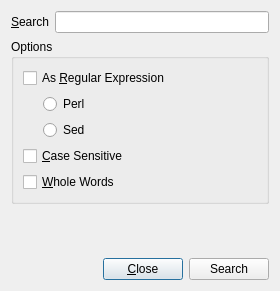
<?xml version="1.0" encoding="UTF-8"?>
<ui version="4.0">
 <class>SearchDialog</class>
 <widget class="QDialog" name="SearchDialog">
  <property name="geometry">
   <rect>
    <x>0</x>
    <y>0</y>
    <width>280</width>
    <height>291</height>
   </rect>
  </property>
  <property name="windowTitle">
   <string>Dialog</string>
  </property>
  <layout class="QVBoxLayout" name="verticalLayout_2">
   <item>
    <layout class="QHBoxLayout" name="horizontalLayout">
     <item>
      <widget class="QLabel" name="label">
       <property name="text">
        <string>&amp;Search</string>
       </property>
       <property name="buddy">
        <cstring>search</cstring>
       </property>
      </widget>
     </item>
     <item>
      <widget class="QLineEdit" name="search"/>
     </item>
    </layout>
   </item>
   <item>
    <widget class="QGroupBox" name="groupBox">
     <property name="title">
      <string>Options</string>
     </property>
     <layout class="QVBoxLayout" name="verticalLayout">
      <item>
       <widget class="QCheckBox" name="checkBox">
        <property name="text">
         <string>As &amp;Regular Expression</string>
        </property>
       </widget>
      </item>
      <item>
       <layout class="QHBoxLayout" name="horizontalLayout_3">
        <item>
         <spacer name="horizontalSpacer_2">
          <property name="orientation">
           <enum>Qt::Orientation::Horizontal</enum>
          </property>
          <property name="sizeType">
           <enum>QSizePolicy::Policy::Fixed</enum>
          </property>
          <property name="sizeHint" stdset="0">
           <size>
            <width>20</width>
            <height>20</height>
           </size>
          </property>
         </spacer>
        </item>
        <item>
         <widget class="QRadioButton" name="perl">
          <property name="text">
           <string>Perl</string>
          </property>
         </widget>
        </item>
       </layout>
      </item>
      <item>
       <layout class="QHBoxLayout" name="horizontalLayout_4">
        <item>
         <spacer name="horizontalSpacer_3">
          <property name="orientation">
           <enum>Qt::Orientation::Horizontal</enum>
          </property>
          <property name="sizeType">
           <enum>QSizePolicy::Policy::Fixed</enum>
          </property>
          <property name="sizeHint" stdset="0">
           <size>
            <width>20</width>
            <height>20</height>
           </size>
          </property>
         </spacer>
        </item>
        <item>
         <widget class="QRadioButton" name="sed">
          <property name="text">
           <string>Sed</string>
          </property>
         </widget>
        </item>
       </layout>
      </item>
      <item>
       <widget class="QCheckBox" name="checkBox_2">
        <property name="text">
         <string>&amp;Case Sensitive</string>
        </property>
       </widget>
      </item>
      <item>
       <widget class="QCheckBox" name="checkBox_3">
        <property name="text">
         <string>&amp;Whole Words</string>
        </property>
       </widget>
      </item>
     </layout>
    </widget>
   </item>
   <item>
    <spacer name="verticalSpacer">
     <property name="orientation">
      <enum>Qt::Orientation::Vertical</enum>
     </property>
     <property name="sizeHint" stdset="0">
      <size>
       <width>0</width>
       <height>0</height>
      </size>
     </property>
    </spacer>
   </item>
   <item>
    <layout class="QHBoxLayout" name="horizontalLayout_2">
     <item>
      <spacer name="horizontalSpacer">
       <property name="orientation">
        <enum>Qt::Orientation::Horizontal</enum>
       </property>
       <property name="sizeHint" stdset="0">
        <size>
         <width>80</width>
         <height>20</height>
        </size>
       </property>
      </spacer>
     </item>
     <item>
      <widget class="QPushButton" name="closeButton">
       <property name="text">
        <string>&amp;Close</string>
       </property>
      </widget>
     </item>
     <item>
      <widget class="QPushButton" name="searchButton">
       <property name="text">
        <string>Search</string>
       </property>
      </widget>
     </item>
    </layout>
   </item>
  </layout>
 </widget>
 <tabstops>
  <tabstop>search</tabstop>
  <tabstop>checkBox</tabstop>
  <tabstop>perl</tabstop>
  <tabstop>sed</tabstop>
  <tabstop>checkBox_2</tabstop>
  <tabstop>checkBox_3</tabstop>
  <tabstop>closeButton</tabstop>
  <tabstop>searchButton</tabstop>
 </tabstops>
 <resources/>
 <connections/>
</ui>
